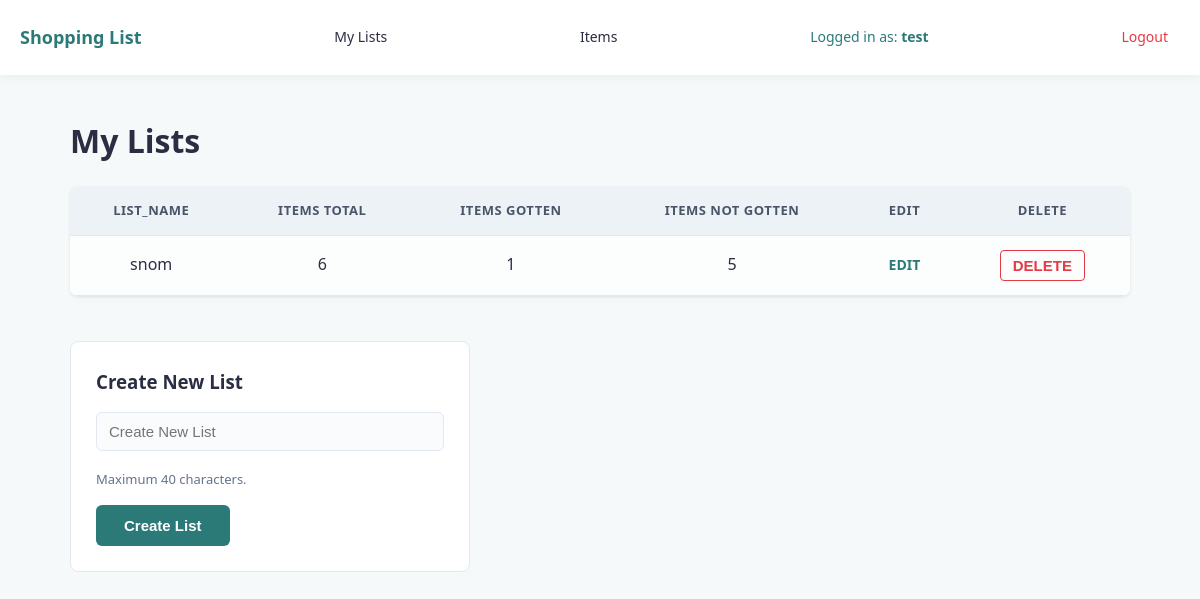
The app's page /my_lists (signed in) with its own data.
### tables this page shows
CREATE TABLE "lists" (list_id INTEGER NOT NULL PRIMARY KEY, list_name TEXT, user_id INTEGER REFERENCES user (user_id));

### shopping_list.py (the view, shortened to what this page needs)
@app.route("/my_lists", methods=["GET", "POST"])
def my_lists():
    if "user_id" not in session:
        return redirect(url_for("login"))
    current_user_id = session["user_id"]
    error = ''
    sql = """SELECT lists.list_id, lists.list_name,
    COUNT(list_contents.item_id) AS total_items,
    SUM(CASE WHEN list_contents.ticked = 1 THEN 1 ELSE 0 END) AS items_gotten,
    SUM(CASE WHEN list_contents.ticked = 0 THEN 1 ELSE 0 END) AS items_not_gotten
    FROM lists
    LEFT JOIN list_contents ON lists.list_id = list_contents.list_id
    WHERE lists.user_id = ?
    GROUP BY lists.list_id;"""
    results = query_db(sql, [current_user_id]) or []
    return render_template("my_lists.html", list=results, error=error)

### shopping_list.py (called while the page is built)
def get_db():
    db = getattr(g, '_database', None)
    if db is None:
        db = g._database = sqlite3.connect(DATABASE)
        db.row_factory = sqlite3.Row
    return db

@app.teardown_appcontext
def close_connection(exception):
    db = getattr(g, '_database', None)
    if db is not None:
        db.close()

def query_db(query, args=(), one=False, commit=False, return_id=False):
    db = get_db()
    cur = get_db().execute(query, args)
    if commit:
        db.commit()
    if return_id:
        last_id = cur.lastrowid
        cur.close()
        return last_id
    rv = cur.fetchall()
    cur.close()
    return rv[0] if (rv and one) else (None if one else rv)

### templates/my_lists.html (shortened to what this page needs)
{% extends "index.html" %}
{% block body %}
<h1>My Lists</h1>
{% if list %}
<table>
    <tr>
        <th>list_name</th>
        <th>items total</th>
        <th>items gotten</th>
        <th>items not gotten</th>
        <th>EDIT</th>
        <th>DELETE</th>
    </tr>
    {% for contents in list %}
    <tr>
        <td>{{ contents.list_name }}</td>
        <td>{{ contents.total_items }}</td>
        <td>{{ contents.items_gotten }}</td>
        <td>{{ contents.items_not_gotten }}</td>
        <td><a href="{{ url_for('list_route', list_id=contents.list_id)}}">EDIT</a></td>
        <td>
            <input type="submit" value="DELETE" form="delete-list-form-{{ contents.list_id }}">
        </td>
    </tr>
    {% endfor %}
</table>
{% else %}
<div class="card empty">
    <p>You don't have any lists yet. Create one to get started!</p>
</div>
{% endif %}
<br>
<div class="card" id="create-list">
    <h3>Create New List</h3>
    <form method="post" action="{{ url_for('my_lists') }}">
        <input type="text" placeholder="Create New List" id="list_name" name="list_name"><br>
        <p class="guidelines">Maximum 40 characters.</p>
        <input type="submit" value="Create List">
    </form>
</div>
{% endblock  %}

### static/style.css (style rules this page uses)
:root { --primary-colour: #2b7a78; --primary-hover: #3a9694; --bg-colour: #f6f9f9; --card-bg: #ffffff; --text-colour: #2b2d42; --border-colour: #e2e8f0; --delete-colour: #e63946; }
body { font-family: system-ui, -apple-system, BlinkMacSystemFont, 'Segoe UI', Roboto, Oxygen, Ubuntu, Cantarell, 'Open Sans', 'Helvetica Neue', sans-serif; background-color: var(--bg-colour); color: var(--text-colour); margin: 0; padding: 0; line-height: 1.6; }
h1 { color: var(--text-colour); margin-bottom: 20px; }
h3 { color: var(--text-colour); margin-top: 0; margin-bottom: 15px; }
.card { background-color: var(--card-bg); border-radius: 8px; border: 1px solid var(--border-colour); box-sizing: border-box; }
input[type="text"], input[list], input[type="password"] { width: 100%; max-width: 100%; padding: 10px 12px; font-size: 15px; border: 1px solid var(--border-colour); border-radius: 6px; box-sizing: border-box; background-color: #fafbfc; margin-bottom: 15px; }
table { width: 100%; border-collapse: collapse; background-color: var(--card-bg); border-radius: 8px; overflow: hidden; box-shadow: 0 4px 6px rgba(0, 0, 0, 0.02), 0 1px 3px rgba(0, 0, 0, 0.08); margin: 20px 0; }
table, th, td { border: none; }
th { background-color: #edf2f7; color: #4a5568; font-weight: 600; text-transform: uppercase; font-size: 13px; letter-spacing: 0.5px; border-bottom: 1px solid var(--border-colour); }
th, td { padding: 14px 20px; text-align: center; vertical-align: middle; border-bottom: 1px solid var(--border-colour); }
tr:nth-child(even) td { background-color: #fcfdfd; }
#create-list, #add-items { padding: 25px; max-width: 400px; width: 100%; box-sizing: border-box; }
p { color: #64748b; font-size: 16px; margin: 0; }
.guidelines { font-size: 13px; margin: 4px 0 15px 0; line-height: 1.5; }
input[type="submit"] { background-color: var(--primary-colour); color: #ffffff; padding: 12px 28px; font-size: 15px; font-weight: 600; border: none; border-radius: 6px; cursor: pointer; }
a[href*="list_route"], a[href*="list/"] { color: var(--primary-colour); text-decoration: none; font-weight: 600; background: none; border: none; cursor: pointer; font-size: 14px; }
input[value="DELETE"] { background-color: transparent; color: var(--delete-colour); border: 1px solid var(--delete-colour); padding: 6px 12px; border-radius: 4px; font-weight: 600; cursor: pointer; }

### records on screen
lists: list_name "snom", total_items "6", items_gotten "1", items_not_gotten "5"

### other values on screen
{{ session.get('username') }} "test"
